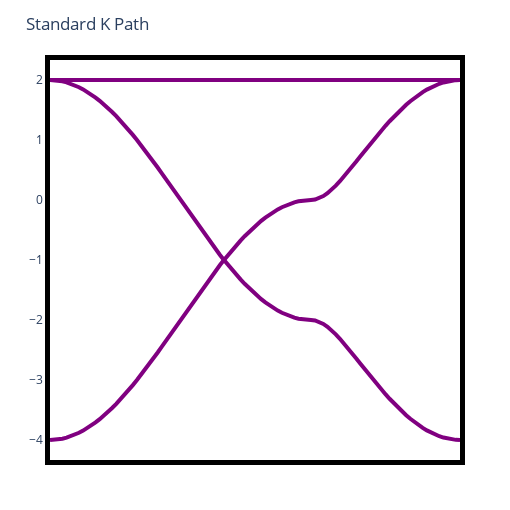

Notebook source saved alongside this figure:
### Code cell
let nps::Int = 100, t₁ = 1.0, t₂ = 0.0, u₁ = 0.0, u₂ = 0.0
        
    kpath_nodes::Vector{SVector{2, Float64}} = [high_symmetry_points["Γ"], 
                    high_symmetry_points["K"], 
                    high_symmetry_points["M"], 
                    high_symmetry_points["Γ"]];
    kpath_fbz::Vector{Vector{Float64}} = interpolate(kpath_nodes, nps);
    kpath_fbz = [SVector{2, Float64}(v) for v ∈ kpath_fbz]
    plot_simple_kagome_bands(;t₁ = t₁, t₂ = t₂, u₁ = u₁, u₂ = u₂, seedname = "Standard K Path", kpath = kpath_fbz, title = Nothing)
end
